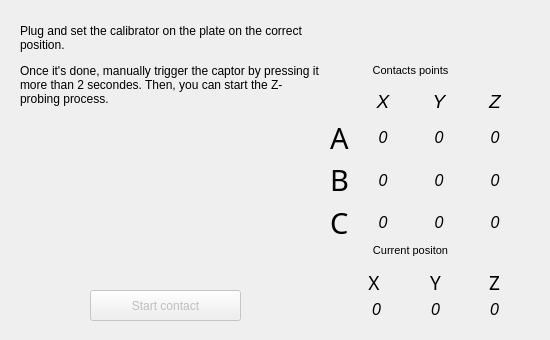
<?xml version="1.0" encoding="UTF-8"?>
<ui version="4.0">
 <class>ContactPointLevelingPage</class>
 <widget class="QWizardPage" name="ContactPointLevelingPage">
  <property name="geometry">
   <rect>
    <x>0</x>
    <y>0</y>
    <width>550</width>
    <height>340</height>
   </rect>
  </property>
  <property name="windowTitle">
   <string>WizardPage</string>
  </property>
  <widget class="QLabel" name="plate">
   <property name="geometry">
    <rect>
     <x>60</x>
     <y>130</y>
     <width>231</width>
     <height>131</height>
    </rect>
   </property>
   <property name="text">
    <string/>
   </property>
   <property name="pixmap">
    <pixmap resource="../ressources.qrc">:/img/img/plate.png</pixmap>
   </property>
   <property name="scaledContents">
    <bool>true</bool>
   </property>
  </widget>
  <widget class="QLabel" name="presentation">
   <property name="geometry">
    <rect>
     <x>20</x>
     <y>10</y>
     <width>301</width>
     <height>111</height>
    </rect>
   </property>
   <property name="text">
    <string>&lt;html&gt;&lt;head/&gt;&lt;body&gt;&lt;p&gt;Plug and set the calibrator on the plate on the correct position.&lt;/p&gt;&lt;p&gt;Once it's done, manually trigger the captor by pressing it more than 2 secondes. Then, you can start the Z-probing process.&lt;/p&gt;&lt;/body&gt;&lt;/html&gt;</string>
   </property>
   <property name="wordWrap">
    <bool>true</bool>
   </property>
  </widget>
  <widget class="QPushButton" name="startContactProcess">
   <property name="enabled">
    <bool>false</bool>
   </property>
   <property name="geometry">
    <rect>
     <x>90</x>
     <y>290</y>
     <width>151</width>
     <height>31</height>
    </rect>
   </property>
   <property name="text">
    <string>Start contact</string>
   </property>
   <property name="icon">
    <iconset resource="../ressources.qrc">
     <normaloff>:/img/img/play_green.png</normaloff>:/img/img/play_green.png</iconset>
   </property>
  </widget>
  <widget class="QLabel" name="x_pos_2">
   <property name="geometry">
    <rect>
     <x>350</x>
     <y>240</y>
     <width>121</width>
     <height>21</height>
    </rect>
   </property>
   <property name="minimumSize">
    <size>
     <width>50</width>
     <height>0</height>
    </size>
   </property>
   <property name="font">
    <font>
     <pointsize>8</pointsize>
     <italic>false</italic>
    </font>
   </property>
   <property name="text">
    <string>Current positon</string>
   </property>
   <property name="alignment">
    <set>Qt::AlignCenter</set>
   </property>
  </widget>
  <widget class="QLabel" name="x_pos_3">
   <property name="geometry">
    <rect>
     <x>340</x>
     <y>60</y>
     <width>141</width>
     <height>21</height>
    </rect>
   </property>
   <property name="minimumSize">
    <size>
     <width>50</width>
     <height>0</height>
    </size>
   </property>
   <property name="font">
    <font>
     <pointsize>8</pointsize>
     <italic>false</italic>
    </font>
   </property>
   <property name="text">
    <string>Contacts points</string>
   </property>
   <property name="alignment">
    <set>Qt::AlignCenter</set>
   </property>
  </widget>
  <widget class="QWidget" name="layoutWidget">
   <property name="geometry">
    <rect>
     <x>330</x>
     <y>90</y>
     <width>190</width>
     <height>151</height>
    </rect>
   </property>
   <layout class="QGridLayout" name="gridLayout_2">
    <item row="1" column="1">
     <widget class="QLabel" name="a_x">
      <property name="minimumSize">
       <size>
        <width>50</width>
        <height>0</height>
       </size>
      </property>
      <property name="font">
       <font>
        <pointsize>12</pointsize>
        <italic>true</italic>
       </font>
      </property>
      <property name="text">
       <string>0</string>
      </property>
      <property name="alignment">
       <set>Qt::AlignCenter</set>
      </property>
     </widget>
    </item>
    <item row="2" column="0">
     <widget class="QLabel" name="bLabel">
      <property name="font">
       <font>
        <family>FontAwesome</family>
        <pointsize>22</pointsize>
       </font>
      </property>
      <property name="styleSheet">
       <string notr="true"/>
      </property>
      <property name="text">
       <string>B</string>
      </property>
     </widget>
    </item>
    <item row="1" column="0">
     <widget class="QLabel" name="aLabel">
      <property name="font">
       <font>
        <family>FontAwesome</family>
        <pointsize>22</pointsize>
       </font>
      </property>
      <property name="styleSheet">
       <string notr="true"/>
      </property>
      <property name="text">
       <string>A</string>
      </property>
     </widget>
    </item>
    <item row="2" column="1">
     <widget class="QLabel" name="b_x">
      <property name="minimumSize">
       <size>
        <width>50</width>
        <height>0</height>
       </size>
      </property>
      <property name="font">
       <font>
        <pointsize>12</pointsize>
        <italic>true</italic>
       </font>
      </property>
      <property name="text">
       <string>0</string>
      </property>
      <property name="alignment">
       <set>Qt::AlignCenter</set>
      </property>
     </widget>
    </item>
    <item row="2" column="2">
     <widget class="QLabel" name="b_y">
      <property name="minimumSize">
       <size>
        <width>50</width>
        <height>0</height>
       </size>
      </property>
      <property name="font">
       <font>
        <pointsize>12</pointsize>
        <italic>true</italic>
       </font>
      </property>
      <property name="text">
       <string>0</string>
      </property>
      <property name="alignment">
       <set>Qt::AlignCenter</set>
      </property>
     </widget>
    </item>
    <item row="3" column="0">
     <widget class="QLabel" name="cLabel">
      <property name="font">
       <font>
        <family>FontAwesome</family>
        <pointsize>22</pointsize>
       </font>
      </property>
      <property name="styleSheet">
       <string notr="true"/>
      </property>
      <property name="text">
       <string>C</string>
      </property>
     </widget>
    </item>
    <item row="3" column="2">
     <widget class="QLabel" name="c_y">
      <property name="minimumSize">
       <size>
        <width>50</width>
        <height>0</height>
       </size>
      </property>
      <property name="font">
       <font>
        <pointsize>12</pointsize>
        <italic>true</italic>
       </font>
      </property>
      <property name="text">
       <string>0</string>
      </property>
      <property name="alignment">
       <set>Qt::AlignCenter</set>
      </property>
     </widget>
    </item>
    <item row="3" column="1">
     <widget class="QLabel" name="c_x">
      <property name="minimumSize">
       <size>
        <width>50</width>
        <height>0</height>
       </size>
      </property>
      <property name="font">
       <font>
        <pointsize>12</pointsize>
        <italic>true</italic>
       </font>
      </property>
      <property name="text">
       <string>0</string>
      </property>
      <property name="alignment">
       <set>Qt::AlignCenter</set>
      </property>
     </widget>
    </item>
    <item row="1" column="2">
     <widget class="QLabel" name="a_y">
      <property name="minimumSize">
       <size>
        <width>50</width>
        <height>0</height>
       </size>
      </property>
      <property name="font">
       <font>
        <pointsize>12</pointsize>
        <italic>true</italic>
       </font>
      </property>
      <property name="text">
       <string>0</string>
      </property>
      <property name="alignment">
       <set>Qt::AlignCenter</set>
      </property>
     </widget>
    </item>
    <item row="0" column="1">
     <widget class="QLabel" name="xLabel_2">
      <property name="minimumSize">
       <size>
        <width>50</width>
        <height>0</height>
       </size>
      </property>
      <property name="font">
       <font>
        <pointsize>14</pointsize>
        <italic>true</italic>
       </font>
      </property>
      <property name="text">
       <string>X</string>
      </property>
      <property name="alignment">
       <set>Qt::AlignCenter</set>
      </property>
     </widget>
    </item>
    <item row="0" column="2">
     <widget class="QLabel" name="yLabel_2">
      <property name="minimumSize">
       <size>
        <width>50</width>
        <height>0</height>
       </size>
      </property>
      <property name="font">
       <font>
        <pointsize>14</pointsize>
        <italic>true</italic>
       </font>
      </property>
      <property name="text">
       <string>Y</string>
      </property>
      <property name="alignment">
       <set>Qt::AlignCenter</set>
      </property>
     </widget>
    </item>
    <item row="2" column="3">
     <widget class="QLabel" name="b_z">
      <property name="minimumSize">
       <size>
        <width>50</width>
        <height>0</height>
       </size>
      </property>
      <property name="font">
       <font>
        <pointsize>12</pointsize>
        <italic>true</italic>
       </font>
      </property>
      <property name="text">
       <string>0</string>
      </property>
      <property name="alignment">
       <set>Qt::AlignCenter</set>
      </property>
     </widget>
    </item>
    <item row="0" column="3">
     <widget class="QLabel" name="ZLabel">
      <property name="minimumSize">
       <size>
        <width>50</width>
        <height>0</height>
       </size>
      </property>
      <property name="font">
       <font>
        <pointsize>14</pointsize>
        <italic>true</italic>
       </font>
      </property>
      <property name="text">
       <string>Z</string>
      </property>
      <property name="alignment">
       <set>Qt::AlignCenter</set>
      </property>
     </widget>
    </item>
    <item row="3" column="3">
     <widget class="QLabel" name="c_z">
      <property name="minimumSize">
       <size>
        <width>50</width>
        <height>0</height>
       </size>
      </property>
      <property name="font">
       <font>
        <pointsize>12</pointsize>
        <italic>true</italic>
       </font>
      </property>
      <property name="text">
       <string>0</string>
      </property>
      <property name="alignment">
       <set>Qt::AlignCenter</set>
      </property>
     </widget>
    </item>
    <item row="1" column="3">
     <widget class="QLabel" name="a_z">
      <property name="minimumSize">
       <size>
        <width>50</width>
        <height>0</height>
       </size>
      </property>
      <property name="font">
       <font>
        <pointsize>12</pointsize>
        <italic>true</italic>
       </font>
      </property>
      <property name="text">
       <string>0</string>
      </property>
      <property name="alignment">
       <set>Qt::AlignCenter</set>
      </property>
     </widget>
    </item>
   </layout>
  </widget>
  <widget class="QWidget" name="">
   <property name="geometry">
    <rect>
     <x>350</x>
     <y>270</y>
     <width>171</width>
     <height>49</height>
    </rect>
   </property>
   <layout class="QGridLayout" name="gridLayout">
    <item row="0" column="1">
     <widget class="QLabel" name="yLabel">
      <property name="font">
       <font>
        <family>FontAwesome</family>
        <pointsize>14</pointsize>
       </font>
      </property>
      <property name="styleSheet">
       <string notr="true"/>
      </property>
      <property name="text">
       <string>Y</string>
      </property>
      <property name="alignment">
       <set>Qt::AlignCenter</set>
      </property>
     </widget>
    </item>
    <item row="0" column="2">
     <widget class="QLabel" name="zLabel">
      <property name="font">
       <font>
        <family>FontAwesome</family>
        <pointsize>14</pointsize>
       </font>
      </property>
      <property name="styleSheet">
       <string notr="true"/>
      </property>
      <property name="text">
       <string>Z</string>
      </property>
      <property name="alignment">
       <set>Qt::AlignCenter</set>
      </property>
     </widget>
    </item>
    <item row="0" column="0">
     <widget class="QLabel" name="xLabel">
      <property name="font">
       <font>
        <family>FontAwesome</family>
        <pointsize>14</pointsize>
       </font>
      </property>
      <property name="styleSheet">
       <string notr="true"/>
      </property>
      <property name="text">
       <string>X </string>
      </property>
      <property name="alignment">
       <set>Qt::AlignCenter</set>
      </property>
     </widget>
    </item>
    <item row="1" column="2">
     <widget class="QLabel" name="z_pos">
      <property name="minimumSize">
       <size>
        <width>50</width>
        <height>0</height>
       </size>
      </property>
      <property name="font">
       <font>
        <pointsize>12</pointsize>
        <italic>true</italic>
       </font>
      </property>
      <property name="text">
       <string>0</string>
      </property>
      <property name="alignment">
       <set>Qt::AlignCenter</set>
      </property>
     </widget>
    </item>
    <item row="1" column="1">
     <widget class="QLabel" name="y_pos">
      <property name="minimumSize">
       <size>
        <width>50</width>
        <height>0</height>
       </size>
      </property>
      <property name="font">
       <font>
        <pointsize>12</pointsize>
        <italic>true</italic>
       </font>
      </property>
      <property name="text">
       <string>0</string>
      </property>
      <property name="alignment">
       <set>Qt::AlignCenter</set>
      </property>
     </widget>
    </item>
    <item row="1" column="0">
     <widget class="QLabel" name="x_pos">
      <property name="minimumSize">
       <size>
        <width>50</width>
        <height>0</height>
       </size>
      </property>
      <property name="font">
       <font>
        <pointsize>12</pointsize>
        <italic>true</italic>
       </font>
      </property>
      <property name="text">
       <string>0</string>
      </property>
      <property name="alignment">
       <set>Qt::AlignCenter</set>
      </property>
     </widget>
    </item>
   </layout>
  </widget>
 </widget>
 <resources>
  <include location="../ressources.qrc"/>
 </resources>
 <connections/>
</ui>
